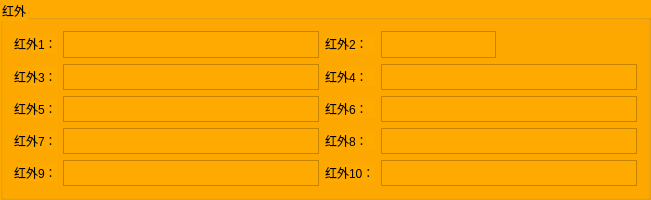
     <widget class="QGroupBox" name="groupBox_4">
      <property name="styleSheet">
       <string notr="true">background-color: rgb(255, 170, 0);</string>
      </property>
      <property name="title">
       <string>红外</string>
      </property>
      <layout class="QGridLayout" name="gridLayout_4">
       <item row="2" column="0">
        <widget class="QLabel" name="label_44">
         <property name="sizePolicy">
          <sizepolicy hsizetype="Expanding" vsizetype="Fixed">
           <horstretch>0</horstretch>
           <verstretch>0</verstretch>
          </sizepolicy>
         </property>
         <property name="text">
          <string>红外5：</string>
         </property>
        </widget>
       </item>
       <item row="3" column="2">
        <widget class="QLabel" name="label_47">
         <property name="sizePolicy">
          <sizepolicy hsizetype="Expanding" vsizetype="Fixed">
           <horstretch>0</horstretch>
           <verstretch>0</verstretch>
          </sizepolicy>
         </property>
         <property name="text">
          <string>红外8：</string>
         </property>
        </widget>
       </item>
       <item row="3" column="3">
        <widget class="QTextBrowser" name="irf8">
         <property name="sizePolicy">
          <sizepolicy hsizetype="Expanding" vsizetype="Fixed">
           <horstretch>0</horstretch>
           <verstretch>0</verstretch>
          </sizepolicy>
         </property>
         <property name="maximumSize">
          <size>
           <width>16777215</width>
           <height>26</height>
          </size>
         </property>
        </widget>
       </item>
       <item row="0" column="0">
        <widget class="QLabel" name="label_27">
         <property name="sizePolicy">
          <sizepolicy hsizetype="Expanding" vsizetype="Fixed">
           <horstretch>0</horstretch>
           <verstretch>0</verstretch>
          </sizepolicy>
         </property>
         <property name="text">
          <string>红外1：</string>
         </property>
        </widget>
       </item>
       <item row="0" column="3">
        <widget class="QTextBrowser" name="irf2">
         <property name="sizePolicy">
          <sizepolicy hsizetype="Expanding" vsizetype="Fixed">
           <horstretch>0</horstretch>
           <verstretch>0</verstretch>
          </sizepolicy>
         </property>
         <property name="maximumSize">
          <size>
           <width>115</width>
           <height>27</height>
          </size>
         </property>
        </widget>
       </item>
       <item row="0" column="2">
        <widget class="QLabel" name="label_28">
         <property name="sizePolicy">
          <sizepolicy hsizetype="Expanding" vsizetype="Fixed">
           <horstretch>0</horstretch>
           <verstretch>0</verstretch>
          </sizepolicy>
         </property>
         <property name="text">
          <string>红外2：</string>
         </property>
        </widget>
       </item>
       <item row="1" column="0">
        <widget class="QLabel" name="label_29">
         <property name="sizePolicy">
          <sizepolicy hsizetype="Expanding" vsizetype="Fixed">
           <horstretch>0</horstretch>
           <verstretch>0</verstretch>
          </sizepolicy>
         </property>
         <property name="text">
          <string>红外3：</string>
         </property>
        </widget>
       </item>
       <item row="1" column="1">
        <widget class="QTextBrowser" name="irf3">
         <property name="sizePolicy">
          <sizepolicy hsizetype="Expanding" vsizetype="Fixed">
           <horstretch>0</horstretch>
           <verstretch>0</verstretch>
          </sizepolicy>
         </property>
         <property name="maximumSize">
          <size>
           <width>16777215</width>
           <height>26</height>
          </size>
         </property>
        </widget>
       </item>
       <item row="1" column="3">
        <widget class="QTextBrowser" name="irf4">
         <property name="sizePolicy">
          <sizepolicy hsizetype="Expanding" vsizetype="Fixed">
           <horstretch>0</horstretch>
           <verstretch>0</verstretch>
          </sizepolicy>
         </property>
         <property name="maximumSize">
          <size>
           <width>16777215</width>
           <height>26</height>
          </size>
         </property>
        </widget>
       </item>
       <item row="0" column="1">
        <widget class="QTextBrowser" name="irf1">
         <property name="sizePolicy">
          <sizepolicy hsizetype="Expanding" vsizetype="Fixed">
           <horstretch>0</horstretch>
           <verstretch>0</verstretch>
          </sizepolicy>
         </property>
         <property name="maximumSize">
          <size>
           <width>16777215</width>
           <height>27</height>
          </size>
         </property>
        </widget>
       </item>
       <item row="1" column="2">
        <widget class="QLabel" name="label_30">
         <property name="sizePolicy">
          <sizepolicy hsizetype="Expanding" vsizetype="Fixed">
           <horstretch>0</horstretch>
           <verstretch>0</verstretch>
          </sizepolicy>
         </property>
         <property name="text">
          <string>红外4：</string>
         </property>
        </widget>
       </item>
       <item row="2" column="2">
        <widget class="QLabel" name="label_45">
         <property name="sizePolicy">
          <sizepolicy hsizetype="Expanding" vsizetype="Fixed">
           <horstretch>0</horstretch>
           <verstretch>0</verstretch>
          </sizepolicy>
         </property>
         <property name="text">
          <string>红外6：</string>
         </property>
        </widget>
       </item>
       <item row="2" column="1">
        <widget class="QTextBrowser" name="irf5">
         <property name="sizePolicy">
          <sizepolicy hsizetype="Expanding" vsizetype="Fixed">
           <horstretch>0</horstretch>
           <verstretch>0</verstretch>
          </sizepolicy>
         </property>
         <property name="maximumSize">
          <size>
           <width>16777215</width>
           <height>26</height>
          </size>
         </property>
        </widget>
       </item>
       <item row="3" column="1">
        <widget class="QTextBrowser" name="irf7">
         <property name="sizePolicy">
          <sizepolicy hsizetype="Expanding" vsizetype="Fixed">
           <horstretch>0</horstretch>
           <verstretch>0</verstretch>
          </sizepolicy>
         </property>
         <property name="maximumSize">
          <size>
           <width>16777215</width>
           <height>26</height>
          </size>
         </property>
        </widget>
       </item>
       <item row="2" column="3">
        <widget class="QTextBrowser" name="irf6">
         <property name="sizePolicy">
          <sizepolicy hsizetype="Expanding" vsizetype="Fixed">
           <horstretch>0</horstretch>
           <verstretch>0</verstretch>
          </sizepolicy>
         </property>
         <property name="maximumSize">
          <size>
           <width>16777215</width>
           <height>26</height>
          </size>
         </property>
        </widget>
       </item>
       <item row="3" column="0">
        <widget class="QLabel" name="label_46">
         <property name="sizePolicy">
          <sizepolicy hsizetype="Expanding" vsizetype="Fixed">
           <horstretch>0</horstretch>
           <verstretch>0</verstretch>
          </sizepolicy>
         </property>
         <property name="text">
          <string>红外7：</string>
         </property>
        </widget>
       </item>
       <item row="4" column="0">
        <widget class="QLabel" name="label_48">
         <property name="sizePolicy">
          <sizepolicy hsizetype="Expanding" vsizetype="Fixed">
           <horstretch>0</horstretch>
           <verstretch>0</verstretch>
          </sizepolicy>
         </property>
         <property name="text">
          <string>红外9：</string>
         </property>
        </widget>
       </item>
       <item row="4" column="1">
        <widget class="QTextBrowser" name="irf9">
         <property name="sizePolicy">
          <sizepolicy hsizetype="Expanding" vsizetype="Fixed">
           <horstretch>0</horstretch>
           <verstretch>0</verstretch>
          </sizepolicy>
         </property>
         <property name="maximumSize">
          <size>
           <width>16777215</width>
           <height>26</height>
          </size>
         </property>
        </widget>
       </item>
       <item row="4" column="2">
        <widget class="QLabel" name="label_49">
         <property name="sizePolicy">
          <sizepolicy hsizetype="Expanding" vsizetype="Fixed">
           <horstretch>0</horstretch>
           <verstretch>0</verstretch>
          </sizepolicy>
         </property>
         <property name="text">
          <string>红外10：</string>
         </property>
        </widget>
       </item>
       <item row="4" column="3">
        <widget class="QTextBrowser" name="irfA">
         <property name="sizePolicy">
          <sizepolicy hsizetype="Expanding" vsizetype="Fixed">
           <horstretch>0</horstretch>
           <verstretch>0</verstretch>
          </sizepolicy>
         </property>
         <property name="maximumSize">
          <size>
           <width>16777215</width>
           <height>26</height>
          </size>
         </property>
        </widget>
       </item>
      </layout>
     </widget>
